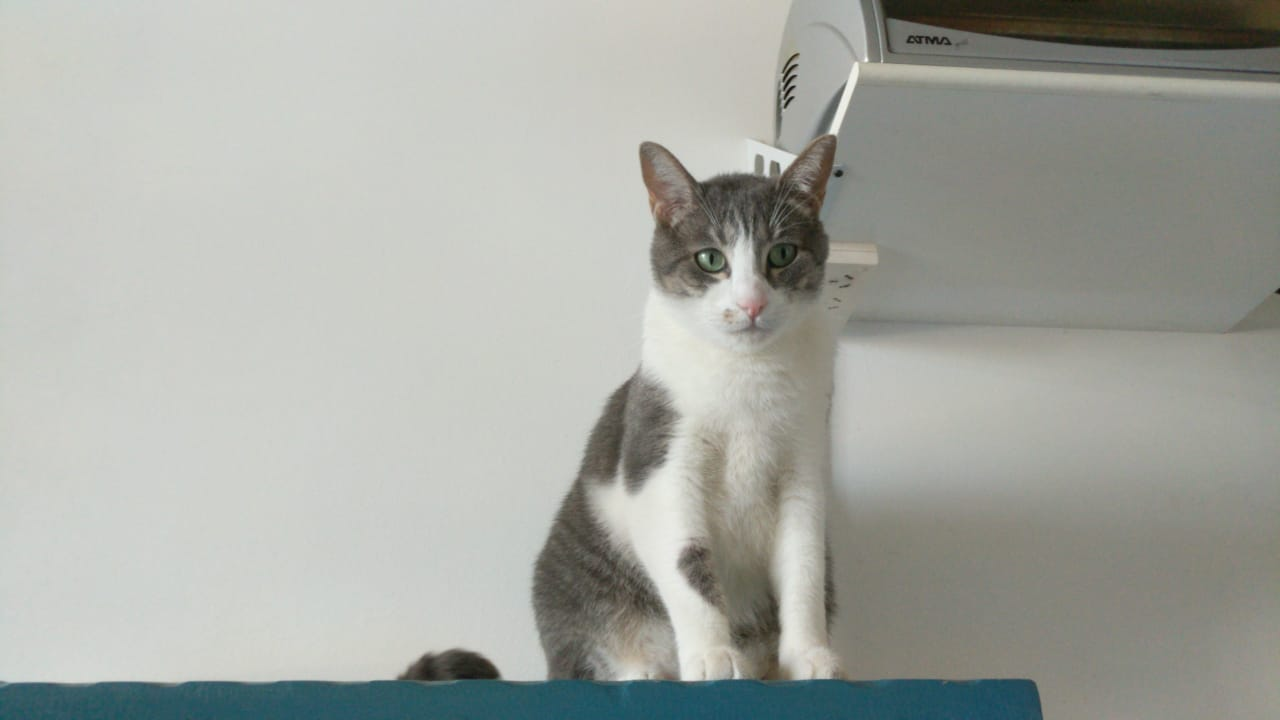
#> input picture Clase_38/domo.jpg, 1280 x 720 px
$ jupyter execute --allow-errors DS_Encuentro_38_SVD.ipynb   (shell and % lines are left out)
#> lines starting #> are read from the running program, lines starting #| are printed output that depends on the picture
# SVD
### Ejemplo compresión de una imagen
Vamos a empezar con un ejemplo simple. SVD puede ser usado en el contexto de imágenes para comprimir fotos. Si en lugar de guardar la foto entera (Matriz `M` de la clase), uno guardase una representación reducida de esta matriz (`B`) y la manera de pasar de un espacio a otro (`V*`), entonces uno se podría ahorrar mucho espacio en el almacenado de una imagen. Este mismo proceso se utiliza a veces en imágenes y señales para reducir el ruido de las mismas (proceso llamado denoising)

EL formalismo de SVD nos asegura que dado el rango que eligamos (`r`), la foto que podamos reconstruir a partir de `B` y `V*` (`M aproximida`) será lo `mas parecida` posible a la foto original `M.`

`Primero cargamos la foto. Si no la tienen, deberan bajarse la libreria PIL para hacer este proceso mas fácil.`

[cell 1]
from PIL import Image
import matplotlib.pyplot as plt
import numpy as np

#plt.style.use('classic')
img = Image.open('domo.jpg')
#> img is the input picture: PIL image 1280x720 RGB; mean R, G, B 165.6, 168.2, 162.1
print("Imagen original:")
plt.figure(figsize=(10, 5))
plt.imshow(img, cmap='gray')
plt.show()

# convert image to grayscale
imggray = img.convert('LA')
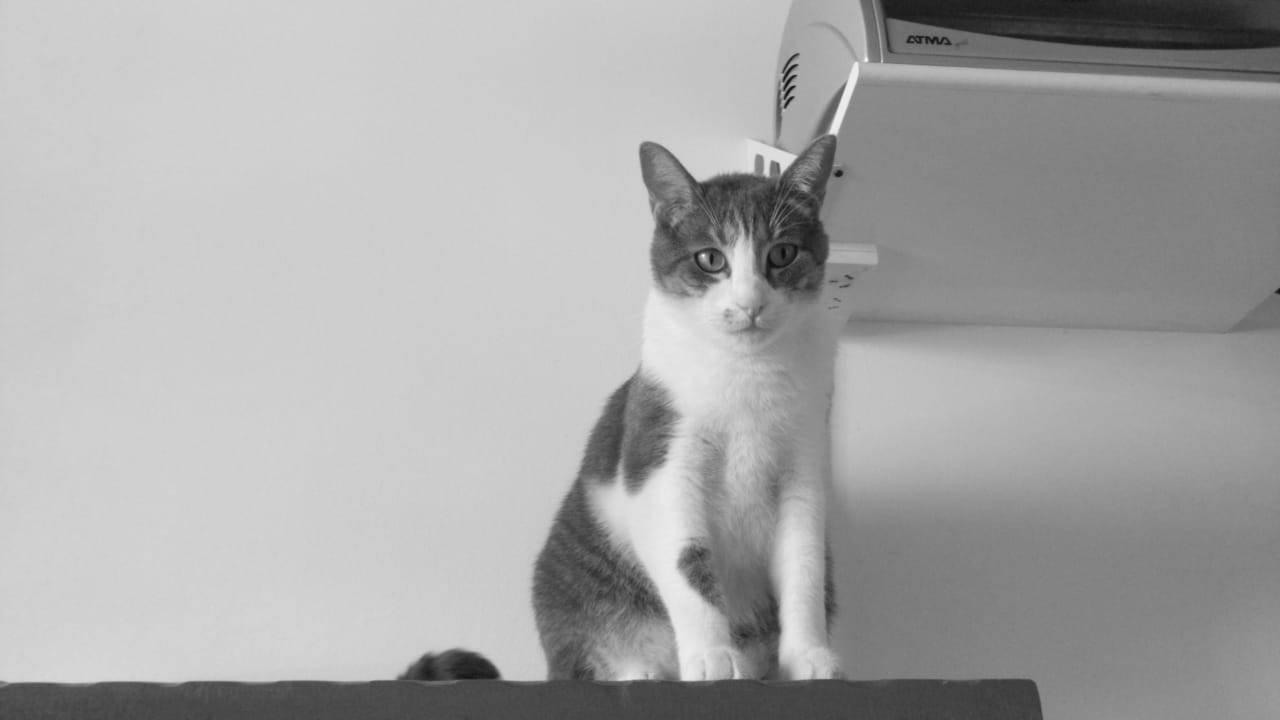
#> imggray: PIL image 1280x720 LA; mean R, G, B, A 166.7, 166.7, 166.7, 255

# convert to numpy array
imgmat = np.array(list(imggray.getdata(band=0)), float) # ver las dimensiones!

# Reshape according to orginal image dimensions
imgmat.shape = (imggray.size[1], imggray.size[0]) # por que aplicamos un reshape?

print("Imagen en escala de grises:")
plt.figure(figsize=(10, 5))
plt.imshow(imgmat, cmap='gray')
plt.show()
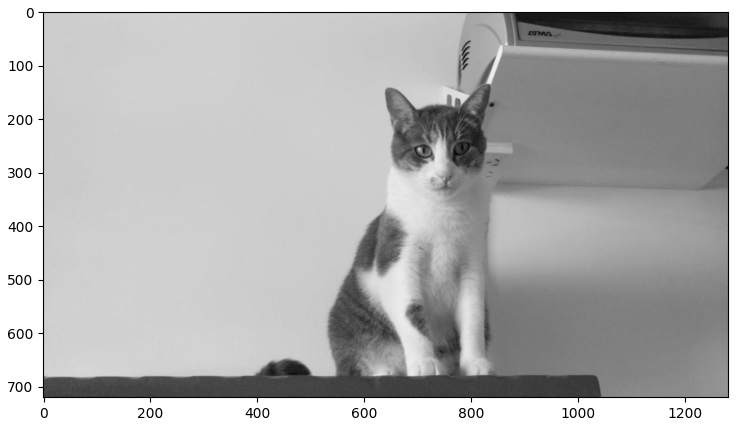
#> figure drawn by matplotlib, 1 panel

[cell 2]
imgmat.shape
#> Out = (720, 1280)

`Vamos a usar la versión clasica del algoritmo de SVD que viene en numpy (noten qué importante que es, que viene por default en numpy, ya que se usa para muchas más cosas).`

[cell 3]
U, D, V = np.linalg.svd(imgmat)
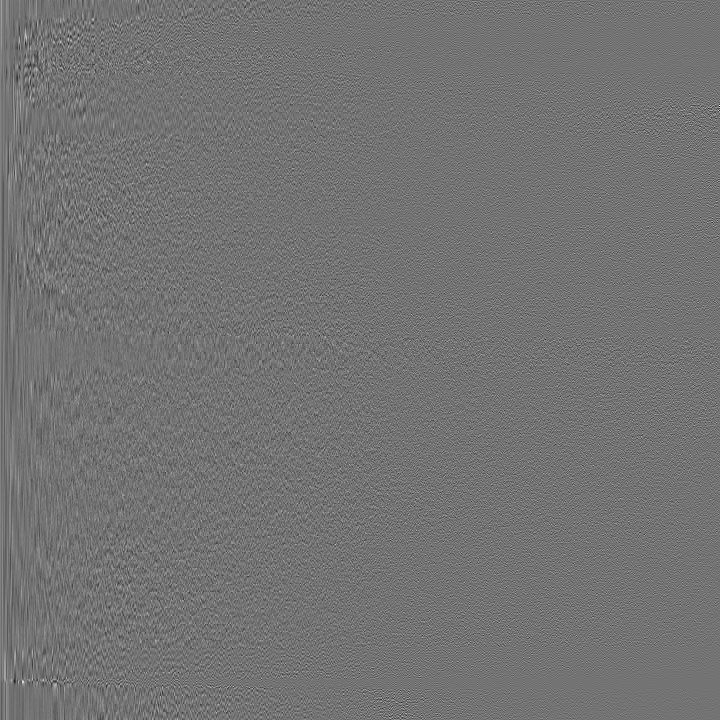
#> U: shape (720, 720) float64; min -0.323, max 0.391, mean 5.2e-05; drawn with min black and max white
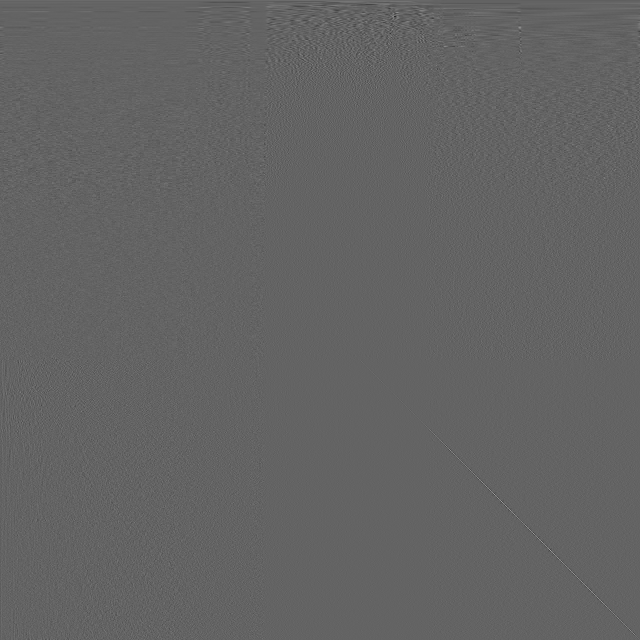
#> V: shape (1280, 1280) float64 (shown at 1/2 size); min -0.34, max 0.53, mean 1.99e-05; drawn with min black and max white
#> D = 720 values, max 163911.1 at index 0, min 1.1 at index 719, mean 422.6

`Inspeccionemos la dimensión de los elementos:`

[cell 4]
imgmat.shape
#> Out = (720, 1280)

[cell 5]
U.shape
#> Out = (720, 720)

[cell 6]
D.shape
#> Out = (720,)

[cell 7]
V.shape
#> Out = (1280, 1280)

`Así como está, si multiplicamos adecuadamente estos tres elementos, recuperariamos la foto original. Veamos que si tomamos los 720 valores singulares (o sea todos) tendremos la imagen original nuevamente:`

[cell 8]
reconstimg = np.matrix(U[:, :720]) * np.diag(D[:720]) * np.matrix(V[:720, :])
print("Imagen en escala de grises reconstruida:")
plt.figure(figsize=(10, 5))
plt.imshow(reconstimg, cmap='gray')
plt.show()

---

`El objetivo pasa por tomar unicamente los valores singulares más altos. Por una cuestión de comodidad, los valores en D (notar que representa una matriz diagonal pero viene en forma de vector!) ya están ordenados de menor a mayor, siendo los primeros los de mayor valor. Ahora sí, vamos a probar tomando menos valores singulares, empecemos por sólo 2.`

[cell 9]
reconstimg = np.matrix(U[:, :2]) * np.diag(D[:2]) * np.matrix(V[:2, :])
print("Imagen en escala de grises con 2 valores singulares:")
plt.figure(figsize=(10, 5))
plt.imshow(reconstimg, cmap='gray')
plt.show()

[cell 10]
reconstimg.reshape(reconstimg.size)

`No es muy sorprendente el resultado, pero ya se puede al menos ver que hay un objeto en el centro de la imagen, para tener tan poca información (sólo los dos vectores propios asociados a los valores propios y los valores propios) no está tan mal. Ahora si, barramos una cantidad más razonable de valores singulares, y observemos los resultados.`

[cell 11]
A = reconstimg.reshape((reconstimg.size,))
A.shape
#> Out = (1, 921600)

[cell 12]
for i in [5, 10, 15, 20, 30, 50,100]:
    reconstimg = np.matrix(U[:, :i]) * np.diag(D[:i]) * np.matrix(V[:i, :])
    fname = '{:d}_'.format(i)
    print("Imagen en escala de grises con %d valores singulares:"%i)
    plt.figure(figsize=(10, 5))
    plt.imshow(reconstimg, cmap='gray')
    title = "n = %s" % i
    plt.title(title)
    plt.show()
    plt.savefig('./'+fname)
#> this loop made 7 passes
#> pass 1, `reconstimg = np.matrix(U[:, :i]) * np.diag(D[:i]) * np.matrix(V[:i, :])`:
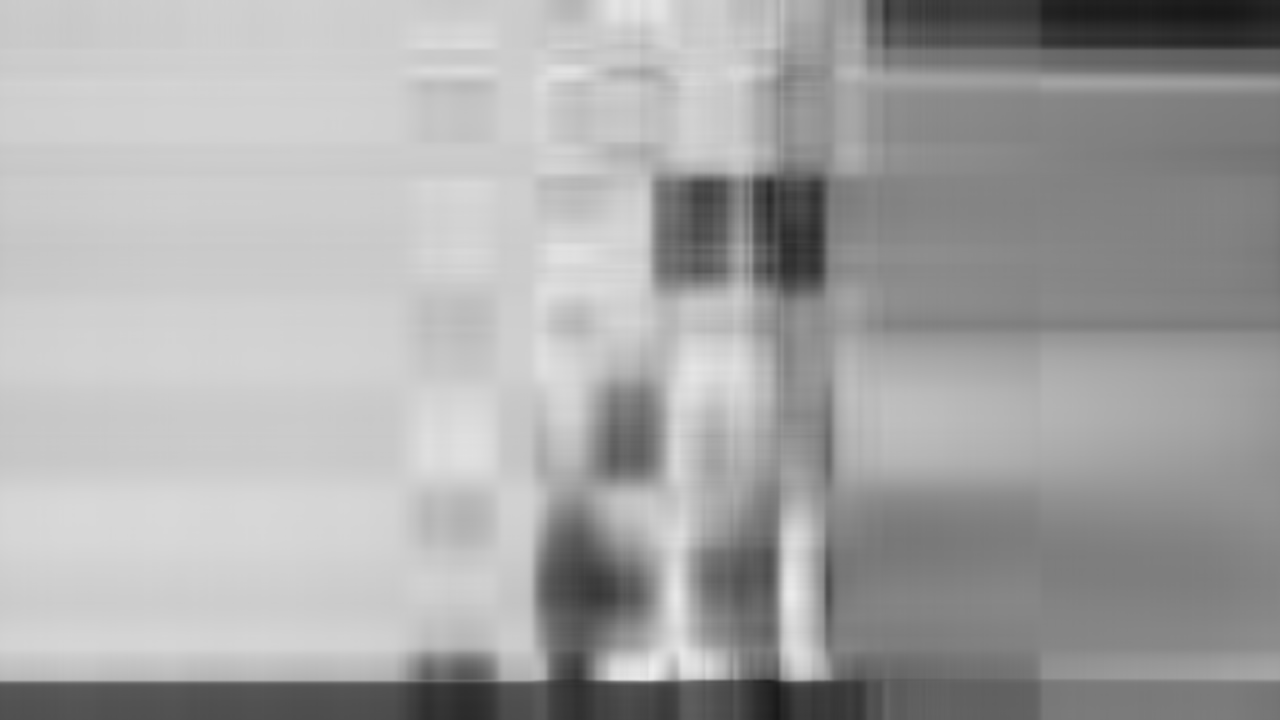
#> reconstimg: shape (720, 1280) float64; min 24.06, max 237.3, mean 166.7
#> pass 2, `reconstimg = np.matrix(U[:, :i]) * np.diag(D[:i]) * np.matrix(V[:i, :])`:
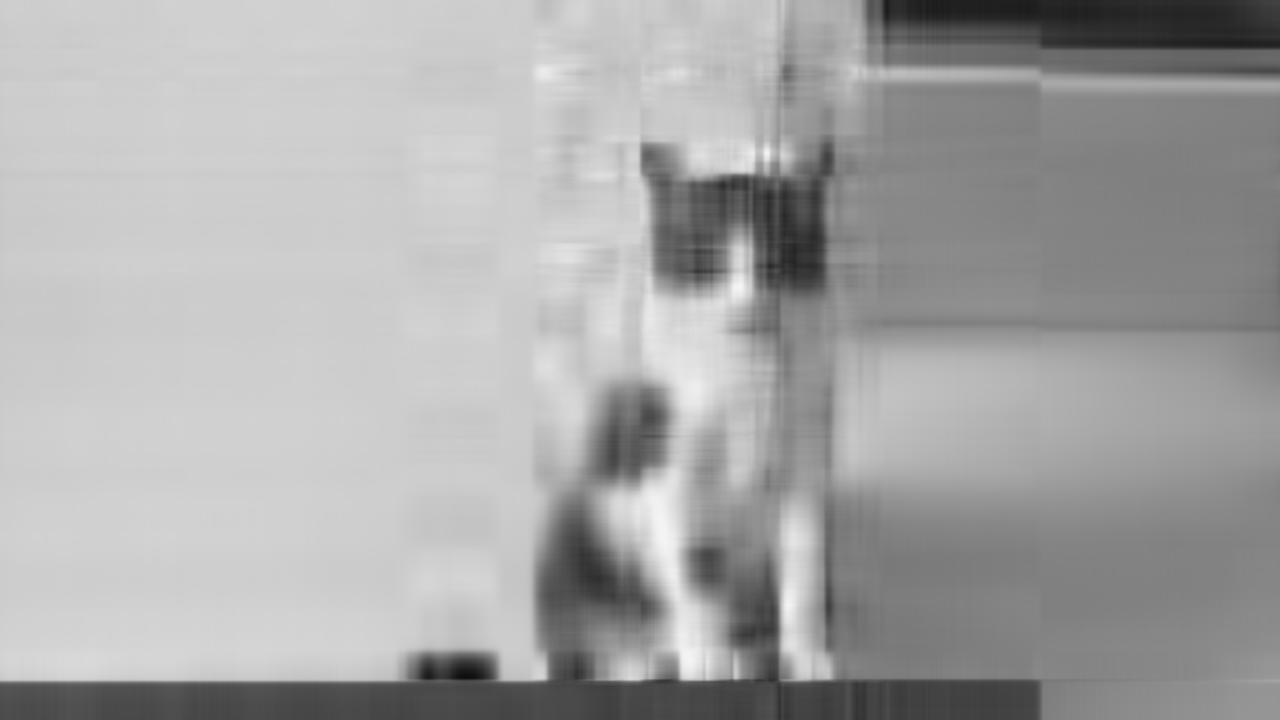
#> reconstimg: shape (720, 1280) float64; min 13.23, max 246.2, mean 166.7

----
## Ejemplo con muchas imagenes

`Vamos a trabajar ahora con una serie de imagenes de caras de personas famosas. Nustro objetivo será encontrar un numero r de "caras base" (o "eigenfaces"). Estas son las mejores caras que, al ser combinadas de alguna manera en particular, pueden generar de vuelta todas las caras de nuestro dataset.`

[cell 13]
import os
import re
import numpy as np
import matplotlib.pyplot as plt
dir_data_caras ='lfw1000'

# Vemos cuantos archivos hay en la carpeta
#> (the rest of this cell did not finish here and is left out)

`Buscamos los nombres de todos los archivos en la carpeta donde tenemos el dataset:`

#> (a cell that did not finish here is left out)

`Definimos una funcion para leer este tipo de archivos:`

[cell 15]
def read_pgm(filename, byteorder='>'):
    """Return image data from a raw PGM file as numpy array.

    Format specification: http://netpbm.sourceforge.net/doc/pgm.html

    """
    with open(filename, 'rb') as f:
        buffer = f.read()
    try:
        header, width, height, maxval = re.search(
            b"(^P5\s(?:\s*#.*[\r\n])*"
            b"(\d+)\s(?:\s*#.*[\r\n])*"
            b"(\d+)\s(?:\s*#.*[\r\n])*"
            b"(\d+)\s(?:\s*#.*[\r\n]\s)*)", buffer).groups()
    except AttributeError:
        raise ValueError("Not a raw PGM file: '%s'" % filename)
    return np.frombuffer(buffer,
                            dtype='u1' if int(maxval) < 256 else byteorder+'u2',
                            count=int(width)*int(height),
                            offset=len(header)
                            ).reshape((int(height), int(width)))

`Para graficar las imagenes las debemos leer con la función que creamos y reproducirla con imshow de matplotlib. Notemos que cada imagen son 64 x 64 pixeles, en escala de grises.`

#> (a cell that did not finish here is left out)

`Ahora vamos a armar una lista vacia y agregarle todas matrices de las imagenes dentro.`

[cell 17]
lista_matrices_imagenes = []
# Notar que recorremos todos los archivos de la carpeta y los leemos uno por uno.
#> (the rest of this cell did not finish here and is left out)

`Llevamos cada imagen a un vector, y armamos una matriz donde el numero de filas es la cantidad de imagenes y las columnas son los 64x64 pixeles de cada imagen.`

[cell 18]
m = len(lista_matrices_imagenes)
#> (the rest of this cell did not finish here and is left out)

`Para volver a pasar de fila de la matrix X a imagen solo debemos hacer el proceso inverso al reshape anterior.`

[cell 19]
# To get back to an image, just reshape it again
plt.figure(figsize=(10, 5))
#> (the rest of this cell did not finish here and is left out)

`Ahora si, aplicamos el algoritmo de SVD a toda esta matriz. Notemos que se lo apicamos a todas las imagenes juntas al mismo tiempo. Esto es diferente a lo que hicimos en el ejercicio anterior, buscamos "caras base" que representen de la mejor manera posible a nuestra poblacion de caras.`

#> (a cell that did not finish here is left out)

#> (a cell that did not finish here is left out)

`Ahora reconstruimos la matrix X con solo 100 valores principales`

[cell 22]
numero = 100
new_X = np.matrix(U[:, :numero]) * np.diag(D[:numero]) * np.matrix(V[:numero, :])

`Si volvemos a ver la cara anterior, vemos que ya podemos distinguirla, pero la resolución no es la optima. Prueben modificar el número de valores princpales hasta encontrar uno que les parezca adecuado.`

[cell 23]
plt.figure(figsize=(10, 5))
#> (the rest of this cell did not finish here and is left out)

`Ahora si, podemos explorar cuales son las "caras base". Recordemos que nuestro "diccionario" para volver del espacio de la matriz B al espacio de la matriz original M, es la matriz de vectores singulares por derecha V*. Veamos que V* tiene la forma numero de instancias (1000) x cantidad de pixeles (64x64):`

[cell 24]
V.shape
#> Out = (1280, 1280)
